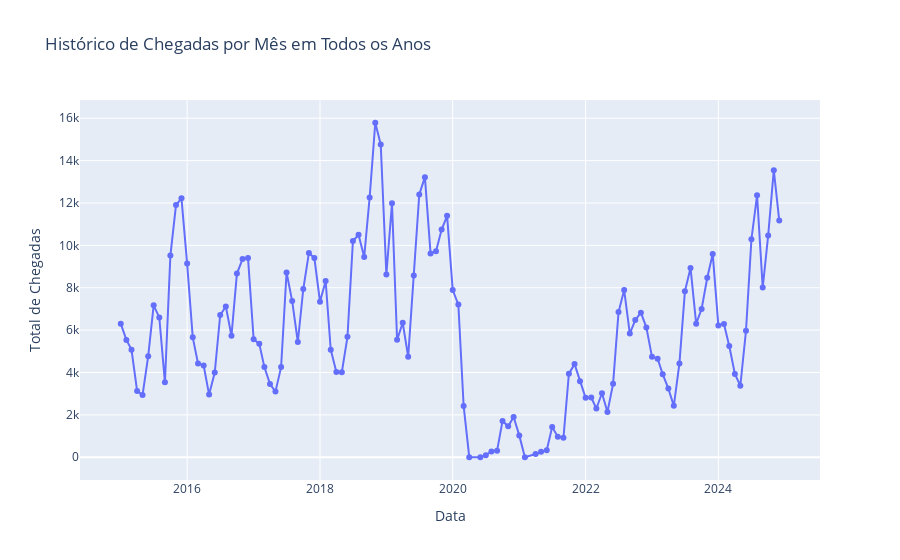
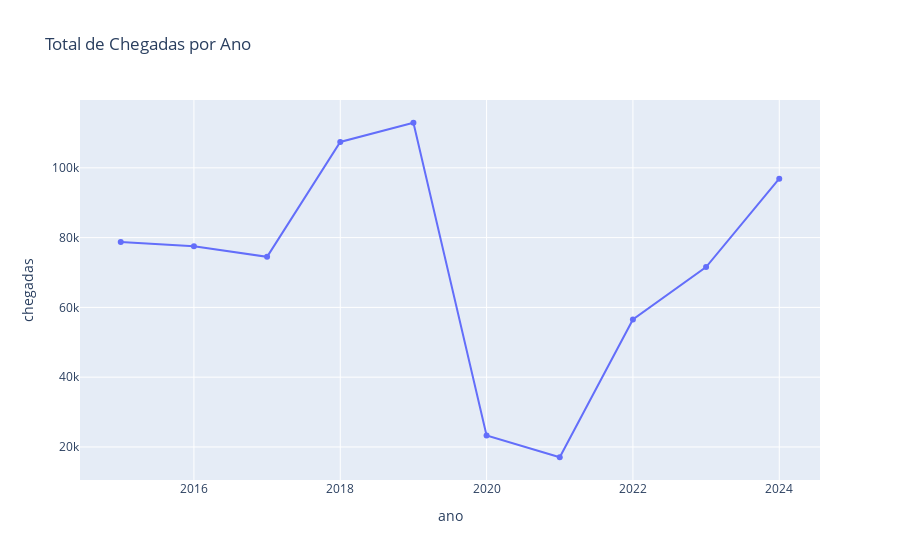
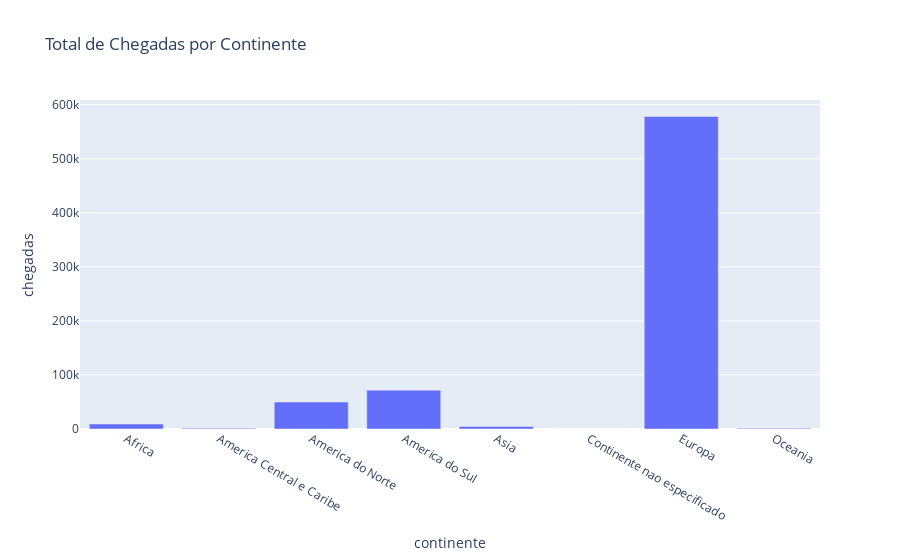
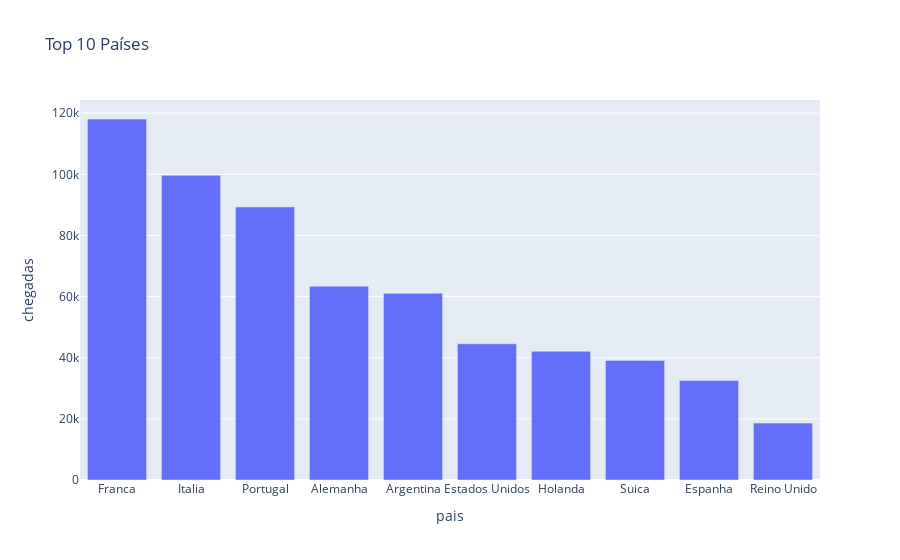

Here is the notebook cell these charts were saved with, in order:
### Markdown cell above
# Análise Exploratória dos Dados (EDA)

### Code cell
# Cálculo das estatísticas básicas para a coluna 'chegadas'
mean_chegadas = df['chegadas'].mean()
median_chegadas = df['chegadas'].median()
std_chegadas = df['chegadas'].std()

print("\nEstatísticas de chegadas:")
print(f"\tMédia: {mean_chegadas:.0f}")
print(f"\tMediana: {median_chegadas:.0f}")
print(f"\tDesvio Padrão: {std_chegadas:.0f}\n\n")

# Conversão dos nomes dos meses para números (tratando letras minúsculas)
df['mes_lower'] = df['mes'].str.lower()
meses = {"janeiro":1, "fevereiro":2, "marco":3, "março":3, "abril":4, "maio":5, "junho":6,
         "julho":7, "agosto":8, "setembro":9, "outubro":10, "novembro":11, "dezembro":12}
df['mes_num'] = df['mes_lower'].map(meses)

# 1. Gráfico de histórico geral
df['data'] = pd.to_datetime(df['ano'].astype(str) + '-' + df['mes_num'].astype(str) + '-01')
# Agrupando os dados por data para obter o total de chegadas por mês
df_data = df.groupby('data')['chegadas'].sum().reset_index()
# Criando o gráfico de linha com todo o histórico de meses
fig = px.line(df_data, x='data', y='chegadas', markers=True, title="Histórico de Chegadas por Mês em Todos os Anos")
fig.update_xaxes(title="Data")
fig.update_yaxes(title="Total de Chegadas")
fig.show()

# 2. Gráfico de linha: Total de chegadas por ano
df_ano = df.groupby('ano')['chegadas'].sum().reset_index()
fig1 = px.line(df_ano, x='ano', y='chegadas', markers=True,
               title="Total de Chegadas por Ano")
fig1.show()

# 3. Gráfico de barras: Total de chegadas por continente
df_continente = df.groupby('continente')['chegadas'].sum().reset_index()
fig2 = px.bar(df_continente, x='continente', y='chegadas',
              title="Total de Chegadas por Continente")
fig2.show()

# 4. Gráfico de barras: Top 10 países com mais chegadas
df_pais = df.groupby('pais')['chegadas'].sum().reset_index().sort_values(by='chegadas', ascending=False)
top10 = df_pais.head(10)
fig3 = px.bar(top10, x='pais', y='chegadas',
              title="Top 10 Países")
fig3.show()

# 5. Gráfico de linha: Chegadas por mês
df_mes = df.groupby('mes_num')['chegadas'].sum().reset_index()
# Criação de um dicionário para mapear números para nomes dos meses
month_mapping = {
    1: "Janeiro", 2: "Fevereiro", 3: "Março", 4: "Abril",
    5: "Maio", 6: "Junho", 7: "Julho", 8: "Agosto",
    9: "Setembro", 10: "Outubro", 11: "Novembro", 12: "Dezembro"
}
# Mapeamento dos números para nomes dos meses
df_mes["mes_nome"] = df_mes["mes_num"].map(month_mapping)
fig4 = px.bar(df_mes, x='mes_nome', y='chegadas',
               title="Chegadas por Mês")
fig4.update_xaxes(title="Mês", tickmode="linear")
# Adiciona uma linha de tendência ao gráfico
fig4.add_trace(go.Scatter(x=df_mes["mes_nome"], y=df_mes["chegadas"],
                          mode="lines+markers", name="Tendência"))
fig4.show()

### Figure 1 — Plotly figure (JSON) as saved in the notebook; plotly's stock layout.template omitted (floating-point values rounded to 4 significant figures)
{"data": [{"hovertemplate": "data=%{x}<br>chegadas=%{y}<extra></extra>", "legendgroup": "", "line": {"color": "#636efa", "dash": "solid"}, "marker": {"symbol": "circle"}, "mode": "lines+markers", "name": "", "orientation": "v", "showlegend": false, "type": "scatter", "x": ["2015-01-01T00:00:00.000000000", "2015-02-01T00:00:00.000000000", "2015-03-01T00:00:00.000000000", "2015-04-01T00:00:00.000000000", "2015-05-01T00:00:00.000000000", "2015-06-01T00:00:00.000000000", "2015-07-01T00:00:00.000000000", "2015-08-01T00:00:00.000000000", "2015-09-01T00:00:00.000000000", "2015-10-01T00:00:00.000000000", "2015-11-01T00:00:00.000000000", "2015-12-01T00:00:00.000000000", "2016-01-01T00:00:00.000000000", "2016-02-01T00:00:00.000000000", "2016-03-01T00:00:00.000000000", "2016-04-01T00:00:00.000000000", "2016-05-01T00:00:00.000000000", "2016-06-01T00:00:00.000000000", "2016-07-01T00:00:00.000000000", "2016-08-01T00:00:00.000000000", "2016-09-01T00:00:00.000000000", "2016-10-01T00:00:00.000000000", "2016-11-01T00:00:00.000000000", "2016-12-01T00:00:00.000000000", "2017-01-01T00:00:00.000000000", "2017-02-01T00:00:00.000000000", "2017-03-01T00:00:00.000000000", "2017-04-01T00:00:00.000000000", "2017-05-01T00:00:00.000000000", "2017-06-01T00:00:00.000000000", "2017-07-01T00:00:00.000000000", "2017-08-01T00:00:00.000000000", "2017-09-01T00:00:00.000000000", "2017-10-01T00:00:00.000000000", "2017-11-01T00:00:00.000000000", "2017-12-01T00:00:00.000000000", "2018-01-01T00:00:00.000000000", "2018-02-01T00:00:00.000000000", "2018-03-01T00:00:00.000000000", "2018-04-01T00:00:00.000000000", "2018-05-01T00:00:00.000000000", "2018-06-01T00:00:00.000000000", "2018-07-01T00:00:00.000000000", "2018-08-01T00:00:00.000000000", "2018-09-01T00:00:00.000000000", "2018-10-01T00:00:00.000000000", "2018-11-01T00:00:00.000000000", "2018-12-01T00:00:00.000000000", "2019-01-01T00:00:00.000000000", "2019-02-01T00:00:00.000000000", "2019-03-01T00:00:00.000000000", "2019-04-01T00:00:00.000000000", "2019-05-01T00:00:00.000000000", "2019-06-01T00:00:00.000000000", "2019-07-01T00:00:00.000000000", "2019-08-01T00:00:00.000000000", "2019-09-01T00:00:00.000000000", "2019-10-01T00:00:00.000000000", "2019-11-01T00:00:00.000000000", "2019-12-01T00:00:00.000000000", "2020-01-01T00:00:00.000000000", "2020-02-01T00:00:00.000000000", "2020-03-01T00:00:00.000000000", "2020-04-01T00:00:00.000000000", "2020-06-01T00:00:00.000000000", "2020-07-01T00:00:00.000000000", "2020-08-01T00:00:00.000000000", "2020-09-01T00:00:00.000000000", "2020-10-01T00:00:00.000000000", "2020-11-01T00:00:00.000000000", "2020-12-01T00:00:00.000000000", "2021-01-01T00:00:00.000000000", "2021-02-01T00:00:00.000000000", "2021-04-01T00:00:00.000000000", "2021-05-01T00:00:00.000000000", "2021-06-01T00:00:00.000000000", "2021-07-01T00:00:00.000000000", "2021-08-01T00:00:00.000000000", "2021-09-01T00:00:00.000000000", "2021-10-01T00:00:00.000000000", "2021-11-01T00:00:00.000000000", "2021-12-01T00:00:00.000000000", "2022-01-01T00:00:00.000000000", "2022-02-01T00:00:00.000000000", "2022-03-01T00:00:00.000000000", "2022-04-01T00:00:00.000000000", "2022-05-01T00:00:00.000000000", "2022-06-01T00:00:00.000000000", "2022-07-01T00:00:00.000000000", "2022-08-01T00:00:00.000000000", "2022-09-01T00:00:00.000000000", "2022-10-01T00:00:00.000000000", "2022-11-01T00:00:00.000000000", "2022-12-01T00:00:00.000000000", "2023-01-01T00:00:00.000000000", "2023-02-01T00:00:00.000000000", "2023-03-01T00:00:00.000000000", "2023-04-01T00:00:00.000000000", "2023-05-01T00:00:00.000000000", "2023-06-01T00:00:00.000000000", "2023-07-01T00:00:00.000000000", "2023-08-01T00:00:00.000000000", "2023-09-01T00:00:00.000000000", "2023-10-01T00:00:00.000000000", "2023-11-01T00:00:00.000000000", "2023-12-01T00:00:00.000000000", "2024-01-01T00:00:00.000000000", "2024-02-01T00:00:00.000000000", "2024-03-01T00:00:00.000000000", "2024-04-01T00:00:00.000000000", "2024-05-01T00:00:00.000000000", "2024-06-01T00:00:00.000000000", "2024-07-01T00:00:00.000000000", "2024-08-01T00:00:00.000000000", "2024-09-01T00:00:00.000000000", "2024-10-01T00:00:00.000000000", "2024-11-01T00:00:00.000000000", "2024-12-01T00:00:00.000000000"], "xaxis": "x", "y": [6304, 5538, 5078, 3132, 2942, 4771, 7169, 6599, 3538, 9517, 11904, 12219, 9147, 5660, 4424, 4327, 2959, 4001, 6715, 7118, 5732, 8670, 9355, 9406, 5570, 5354, 4255, 3454, 3098, 4255, 8721, 7370, 5440, 7938, 9641, 9401, 7338, 8322, 5076, 4026, 4016, 5682, 10201, 10499, 9456, 12257, 15786, 14761, 8626, 11986, 5540, 6345, 4745, 8576, 12404, 13219, 9619, 9719, 10748, 11393, 7892, 7204, 2423, 3, 1, 100, 277, 313, 1716, 1460, 1898, 1033, 2, 154, 262, 337, 1429, 971, 923, 3947, 4396, 3591, 2804, 2820, 2301, 3022, 2137, 3464, 6850, 7888, 5839, 6475, 6823, 6129, 4740, 4655, 3919, 3241, 2431, 4429, 7831, 8933, 6303, 6997, 8470, 9596, 6222, 6294, 5253, 3932, 3375, 5968, 10289, 12361, 8006, 10463, 13549, 11170], "yaxis": "y"}], "layout": {"legend": {"tracegroupgap": 0}, "title": {"text": "Histórico de Chegadas por Mês em Todos os Anos"}, "xaxis": {"anchor": "y", "domain": [0, 1], "title": {"text": "Data"}}, "yaxis": {"anchor": "x", "domain": [0, 1], "title": {"text": "Total de Chegadas"}}}}

### Figure 2 — Plotly figure (JSON) as saved in the notebook; plotly's stock layout.template omitted (floating-point values rounded to 4 significant figures)
{"data": [{"hovertemplate": "ano=%{x}<br>chegadas=%{y}<extra></extra>", "legendgroup": "", "line": {"color": "#636efa", "dash": "solid"}, "marker": {"symbol": "circle"}, "mode": "lines+markers", "name": "", "orientation": "v", "showlegend": false, "type": "scatter", "x": [2015, 2016, 2017, 2018, 2019, 2020, 2021, 2022, 2023, 2024], "xaxis": "x", "y": [78711, 77514, 74497, 107420, 112920, 23287, 17045, 56552, 71545, 96882], "yaxis": "y"}], "layout": {"legend": {"tracegroupgap": 0}, "title": {"text": "Total de Chegadas por Ano"}, "xaxis": {"anchor": "y", "domain": [0, 1], "title": {"text": "ano"}}, "yaxis": {"anchor": "x", "domain": [0, 1], "title": {"text": "chegadas"}}}}

### Figure 3 — Plotly figure (JSON) as saved in the notebook; plotly's stock layout.template omitted (floating-point values rounded to 4 significant figures)
{"data": [{"hovertemplate": "continente=%{x}<br>chegadas=%{y}<extra></extra>", "legendgroup": "", "marker": {"color": "#636efa", "pattern": {"shape": ""}}, "name": "", "orientation": "v", "showlegend": false, "textposition": "auto", "type": "bar", "x": ["Africa", "America Central e Caribe", "America do Norte", "America do Sul", "Asia", "Continente nao especificado", "Europa", "Oceania"], "xaxis": "x", "y": [9229, 1278, 49900, 71831, 4693, 3, 578226, 1213], "yaxis": "y"}], "layout": {"barmode": "relative", "legend": {"tracegroupgap": 0}, "title": {"text": "Total de Chegadas por Continente"}, "xaxis": {"anchor": "y", "domain": [0, 1], "title": {"text": "continente"}}, "yaxis": {"anchor": "x", "domain": [0, 1], "title": {"text": "chegadas"}}}}

### Figure 4 — Plotly figure (JSON) as saved in the notebook; plotly's stock layout.template omitted (floating-point values rounded to 4 significant figures)
{"data": [{"hovertemplate": "pais=%{x}<br>chegadas=%{y}<extra></extra>", "legendgroup": "", "marker": {"color": "#636efa", "pattern": {"shape": ""}}, "name": "", "orientation": "v", "showlegend": false, "textposition": "auto", "type": "bar", "x": ["Franca", "Italia", "Portugal", "Alemanha", "Argentina", "Estados Unidos", "Holanda", "Suica", "Espanha", "Reino Unido"], "xaxis": "x", "y": [118093, 99716, 89337, 63388, 61073, 44546, 42142, 39132, 32535, 18610], "yaxis": "y"}], "layout": {"barmode": "relative", "legend": {"tracegroupgap": 0}, "title": {"text": "Top 10 Países"}, "xaxis": {"anchor": "y", "domain": [0, 1], "title": {"text": "pais"}}, "yaxis": {"anchor": "x", "domain": [0, 1], "title": {"text": "chegadas"}}}}
